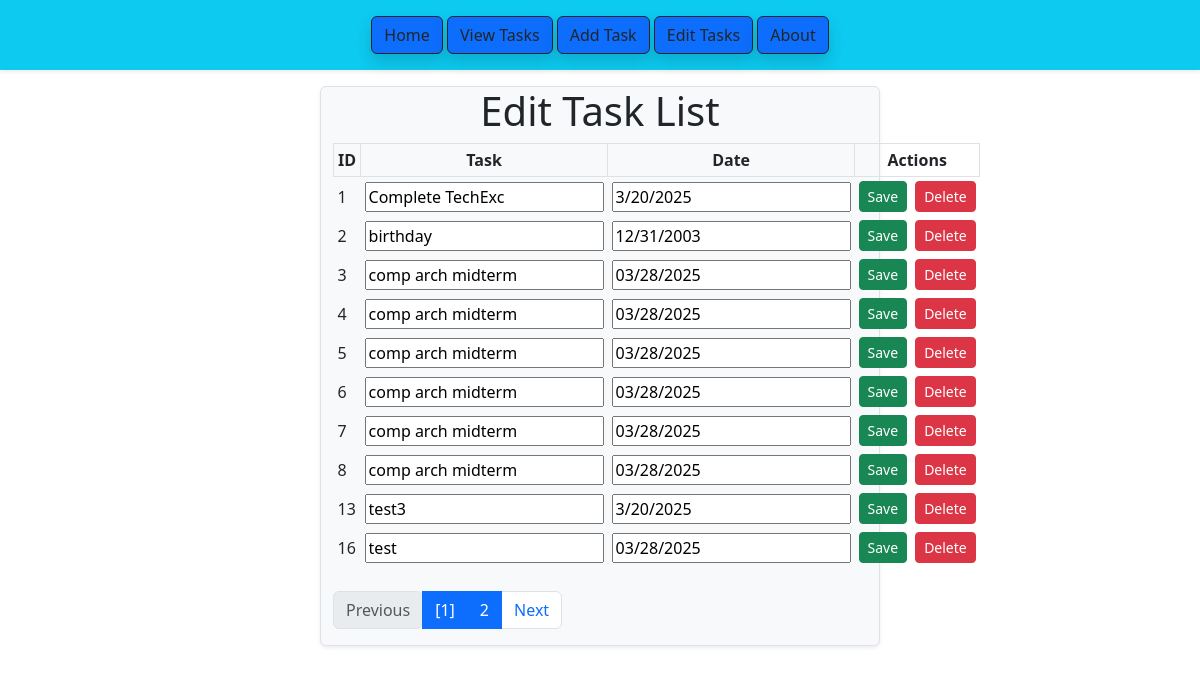
The page /edit_task/1/1/ on the database as committed earlier.
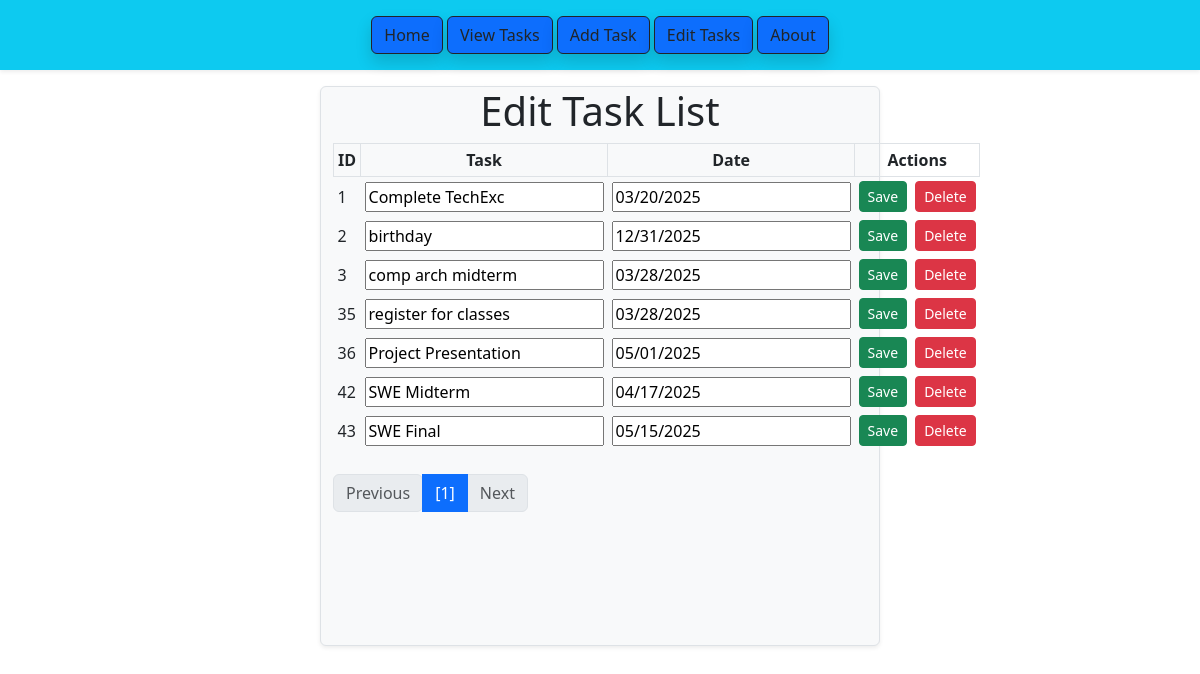
The same page on the database as committed later.
### todo_app/models.py (models this page shows, shortened)
class Task(models.Model):
    id = models.AutoField(primary_key=True)
    task = models.CharField(max_length=100)
    date = models.CharField(max_length=10)

### todo_app/views.py (the view, shortened to what this page needs)
# urls.py: path("edit_task/<int:task_id>/<int:page_number>/", edit_task, name="edit_task",),#<int:task_id>/<int:page_number>/
def edit_task(request, task_id, page_number):
    success = False
    task_list = Task.objects.all()
    paginator = Paginator(task_list,10)
    page_number = request.POST.get("page", request.GET.get("page",page_number))
    page_obj = paginator.get_page(page_number)
    return render(
        request, "edit_task.html",
        {
            "tasks":page_obj,
            "success":success,
            "updated_task_id":task_id
        }
    )

### todo_app/templates/edit_task.html (shortened to what this page needs)
{% load static %}
<!DOCTYPE html>
<html lang="en">
<head>
    <link rel="stylesheet" href="https://cdn.jsdelivr.net/npm/bootstrap@5.3.0/dist/css/bootstrap.min.css">
</head>
<body>
    <div class="shadow-sm bg-info text-center py-3">
        <button class="btn btn-primary text-dark border-dark shadow" type="submit" onclick="window.location.href='{% url 'front_page' %}'">Home</button>
        <button class="btn btn-primary text-dark border-dark shadow" type="submit" onclick="window.location.href='{% url 'view_task' %}'">View Tasks</button>
        <button class="btn btn-primary text-dark border-dark shadow" type="submit" onclick="window.location.href='{% url 'add_task' %}'">Add Task</button>
        <button class="btn btn-primary text-dark border-dark shadow" type="submit" onclick="window.location.href='{% url 'edit_task' 0 1 %}'">Edit Tasks</button>
        <button class="btn btn-primary text-dark border-dark shadow" type="submit" onclick="window.location.href='{% url 'about_page' %}'">About</button>
    </div>
    <div class=" mt-3 container-fluid bg-light rounded shadow-sm border" style="width:560px; height: 560px;">
        <h1 style="text-align: center;">Edit Task List</h1>
        <table class="mb-3" cellpadding="4">
            <thread>
                <tr class="border">
                    <th class="border">ID</th>
                    <th class="border" style="text-align: center;">Task</th>
                    <th class="border" style="text-align: center;">Date</th>
                    <th class="border" style="text-align: center;">Actions</th>
                </tr>
            </thread>
            <tbody>
                {%for task in tasks%}
                <tr id="task-row-{{task_id}}">
                    <form method="POST" action="{% url 'edit_task' task.id tasks.number%}">
                        <td>{{task.id}}</td>
                        <td><input type="text" name="task" value="{{task.task}}"></td>
                        <td><input type="text" name="date" value="{{task.date}}"></td>
                        <td class="d-flex gap-2">
                            <button class="btn btn-success btn-sm" type="submit">Save</button>
                    </form>
                    <form method="POST" action="{% url 'delete_task' task.id tasks.number %}"
                        onsubmit="return confirm('Are you sure you want to delete this task?');">
                        <button class="btn btn-danger btn-sm" type="submit">Delete</button>
                    </form>
                </tr>
                {% endfor %}
            </tbody>
        </table>
        <nav aria-label="Page Navigation" class="mt-4">
            <ul class="pagination justify-content-center>">
                {% if tasks.has_previous %}
                <li class="page_item">
                    <a class="page-link rounded" href="?page={{tasks.previous_page_number}}">Previous</a>
                </li>
                {% else %}
                <li class="page_item disabled">
                    <span class="page-link rounded">Previous</a>
                </li>
                {% endif %}
                {% for num in tasks.paginator.page_range %}
                {% if tasks.number == num %}
                <li class="page-item active">
                    <span class="page-link">[{{num}}]</span>
                </li>
                {% else %}
                <li class="page-item active">
                    <a class="page-link" href="?page={{num}}">{{num}}</a>
                </li>
                {% endif %}
                {% endfor %}
                {% if tasks.has_next %}
                <li class="page-item">
                    <a class="page-link" href="?page={{tasks.next_page_number}}">Next</a>
                </li>
                {% else %}
                <li class="page-item disabled">
                    <span class="page-link">Next</a>
                </li>
                {% endif %}
            </ul>
        </nav>
    </div>
</body>

Rows that differ between the two databases and show on the page:
removed Task: id "4", task "comp arch midterm", date "03/28/2025"
removed Task: id "5", task "comp arch midterm", date "03/28/2025"
removed Task: id "6", task "comp arch midterm", date "03/28/2025"
removed Task: id "7", task "comp arch midterm", date "03/28/2025"
removed Task: id "8", task "comp arch midterm", date "03/28/2025"
removed Task: id "13", task "test3", date "3/20/2025"
removed Task: id "16", task "test", date "03/28/2025"
changed Task "Complete TechExc": date "3/20/2025" → "03/20/2025"
changed Task "birthday": date "12/31/2003" → "12/31/2025"
added Task: id "35", task "register for classes", date "03/28/2025"
added Task: id "36", task "Project Presentation", date "05/01/2025"
added Task: id "42", task "SWE Midterm", date "04/17/2025"
added Task: id "43", task "SWE Final", date "05/15/2025"
Other text that changed with them:
list line gone: "2"
